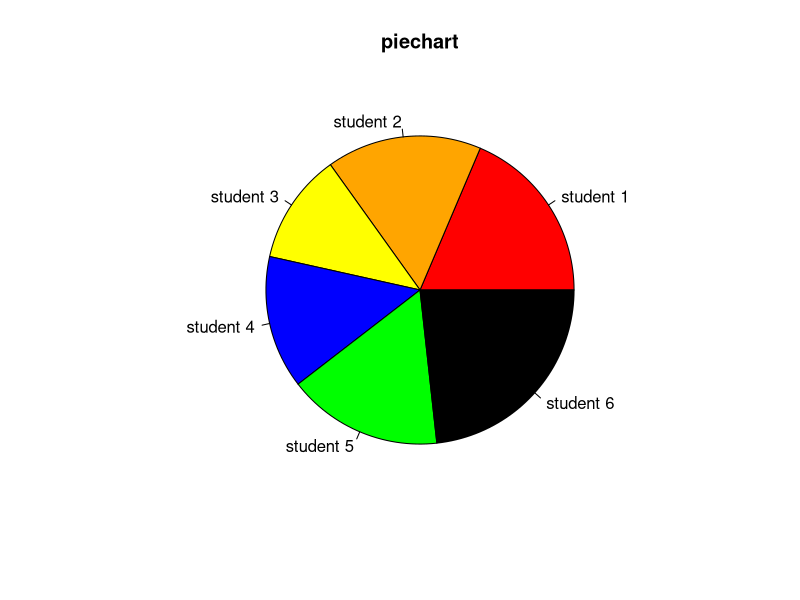

Write R code to recreate this figure.
a <- c(80,70,50,60,70,100)
result <- (pie(a,main="piechart",labels =c( "student 1","student 2","student 3","student 4","student 5","student 6"),
               col = c("red", "orange", "yellow", "blue", "green","black")))
print(result)
